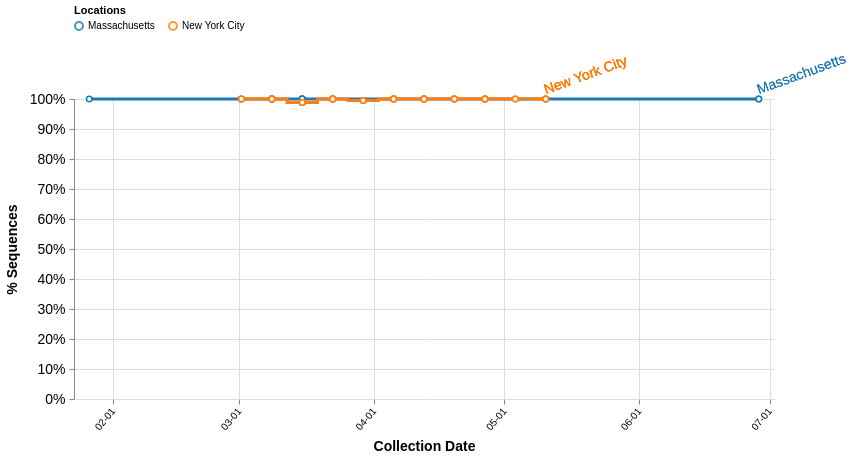

Vega-Lite specification stored for this chart:
### Vega specification from a JSON file in a GitHub repository (floating-point values rounded to 4 significant figures; data arrays with more than 128 entries replaced by an {"elided": "..."} marker saying what was removed)
{"$schema": "https://vega.github.io/schema/vega/v5.json", "description": "A basic line chart example.", "width": 700, "height": 300, "padding": 5, "signals": [{"name": "skipFiltering", "value": false}, {"name": "interpolate", "value": "step"}, {"name": "dateRangeStart", "value": 1575158400000, "comment": "Along with dateRangeEnd, these are hard limits on the dates shown. May need to update when we hit 2021. Dates are in milliseconds, unix epoch"}, {"name": "dateRangeEnd", "value": 1609372800000}, {"name": "dateBin", "value": 604800000, "comment": "Binning of observations by date, where date is in milliseconds. Default is 1 day (1000 * 60 * 60 * 24 = 86400000). This should never be less than a day. This is passed to the bin transform of cases_by_date_and_group. (1 week = 604800000)"}, {"name": "cumulativeWindow", "value": [0, 0]}, {"name": "yField", "value": "cases_norm"}, {"name": "yLabel", "value": "% Sequences"}, {"name": "yFormat", "value": "%"}, {"name": "tooltipCountFormat", "value": ".1%"}, {"name": "hoverLocation", "value": null, "on": [{"events": {"merge": [{"markname": "locationlines", "type": "mouseover", "consume": true}, {"markname": "locationdots", "type": "mouseover", "consume": true}, {"markname": "locationlabel", "type": "mouseover", "consume": true}]}, "update": "{location: datum.location}", "force": true}, {"events": {"merge": [{"markname": "locationlines", "type": "mouseout", "consume": true}, {"markname": "locationdots", "type": "mouseout", "consume": true}, {"markname": "locationlabel", "type": "mouseout", "consume": true}]}, "update": "null", "force": true}]}, {"name": "clear", "value": true, "comment": "If clicking on anything but a grouped bar, then clear the selection (by clearing the 'selection' data object)", "on": [{"events": "mouseup[!event.item]", "update": "true", "force": true}]}, {"name": "shift", "value": false, "comment": "Track whether or not the shift key is pressed. Used to select multiple groups by holding down shift before clicking", "on": [{"events": {"merge": [{"markname": "locationlines", "type": "click"}, {"markname": "locationdots", "type": "click"}, {"markname": "locationlabel", "type": "click"}]}, "update": "event.shiftKey", "force": true}, {"events": "@legendLabel:click, @legendSymbol:click", "update": "{location: datum.value}", "force": true}]}, {"name": "clicked", "value": null, "comment": "Track clicks on the group bars, for selection purposes", "on": [{"events": {"merge": [{"markname": "locationlines", "type": "click"}, {"markname": "locationdots", "type": "click"}, {"markname": "locationlabel", "type": "click"}]}, "update": "{location: datum.location}", "force": true}, {"events": "@legendLabel:click, @legendSymbol:click", "update": "{location: datum.value}", "force": true}]}], "data": [{"name": "selectedGroups", "values": [{"group": "S|614|D|G"}, {"group": "Reference"}]}, {"name": "location_data", "format": {"parse": {"location": "string", "cases_sum": "number", "location_counts": "number", "location_date_count": "number", "date": "date:'%Q'"}}, "values": {"elided": "154 records"}, "transform": [{"type": "filter", "expr": "skipFiltering || indata('selectedGroups', 'group', datum.group) || length(data('selectedGroups')) == 0"}, {"type": "aggregate", "groupby": ["location", "date"], "fields": ["cases_sum", "location_date_count"], "ops": ["sum", "max"], "as": ["cases_sum", "location_date_count"]}, {"comment": "Bin observations by date. The width of each bin is determined by the signal dateBin. Since the most detail in the date from GISAID is by day, the bin shouldn't ever be smaller than a day.", "type": "bin", "field": "date", "extent": [{"signal": "dateRangeStart"}, {"signal": "dateRangeEnd"}], "step": {"signal": "dateBin"}, "as": ["day_start", "day_end"]}, {"type": "window", "sort": {"field": "day_start"}, "groupby": ["location"], "ops": ["sum", "sum"], "fields": ["cases_sum", "location_date_count"], "as": ["cases_sum_agg", "location_date_count_agg"], "frame": {"signal": "cumulativeWindow"}}, {"type": "collect", "sort": {"field": ["location", "day_start"], "order": ["ascending", "ascending"]}}, {"type": "formula", "expr": "datum.cases_sum_agg / datum.location_date_count_agg", "as": "cases_norm"}, {"comment": "Recalculate the day_end from the day_start and dateBin, since the imputation can't work on more than one field at once.", "type": "formula", "expr": "datum.day_start + dateBin", "as": "day_end"}, {"type": "formula", "expr": "datum.day_start + (dateBin / 2)", "as": "day_middle"}]}, {"name": "selected", "comment": "A list of groups that are selected", "on": [{"trigger": "clear", "remove": true}, {"trigger": "!shift", "remove": true}, {"trigger": "!shift && clicked", "insert": "clicked"}, {"trigger": "shift && clicked", "toggle": "clicked"}]}], "scales": [{"name": "xscale", "type": "time", "range": "width", "domain": {"fields": [{"data": "location_data", "field": "day_start"}, {"data": "location_data", "field": "day_end"}]}}, {"name": "yscale", "type": "linear", "range": "height", "nice": true, "zero": true, "domain": {"data": "location_data", "field": {"signal": "yField"}}}, {"name": "color", "type": "ordinal", "range": {"scheme": "category10"}, "domain": {"data": "location_data", "field": "location"}}], "axes": [{"orient": "bottom", "scale": "xscale", "format": "%m-%d", "zindex": 0, "grid": true, "gridScale": "yscale", "gridColor": "#DDD", "labelAngle": 310, "labelAlign": "right", "labelBaseline": "middle", "labelPadding": 5, "title": "Collection Date", "titleFontSize": 14, "titlePadding": 8}, {"orient": "left", "scale": "yscale", "format": {"signal": "yFormat"}, "grid": true, "gridScale": "xscale", "gridColor": "#DDD", "labelFontSize": 14, "labelPadding": 4, "title": {"signal": "yLabel"}, "titleFontSize": 14, "titlePadding": 10}], "legends": [{"stroke": "color", "title": "Locations", "orient": "top", "direction": "vertical", "columns": 8, "encode": {"symbols": {"name": "legendSymbol", "interactive": true, "update": {"fill": {"value": "transparent"}, "strokeWidth": {"value": 2}, "opacity": [{"test": "!length(data('selected')) || indata('selected', 'location', datum.value)", "value": 0.8}, {"value": 0.15}], "size": {"value": 64}}}, "labels": {"name": "legendLabel", "interactive": true, "update": {"opacity": [{"test": "!length(data('selected')) || indata('selected', 'location', datum.value)", "value": 1}, {"value": 0.25}]}}}}], "marks": [{"name": "layer0", "type": "group", "from": {"facet": {"name": "series", "data": "location_data", "groupby": "location"}}, "data": [{"name": "label", "source": "series", "transform": [{"type": "joinaggregate", "fields": ["day_middle"], "ops": ["max"], "as": ["max_day"]}, {"type": "filter", "expr": "datum.day_middle == datum.max_day"}]}], "marks": [{"name": "locationlines", "type": "line", "from": {"data": "series"}, "encode": {"enter": {"strokeWidth": {"value": 3}, "strokeMiterLimit": {"value": 2}, "strokeCap": {"value": "round"}}, "update": {"interpolate": {"signal": "interpolate"}, "x": {"scale": "xscale", "field": "day_middle"}, "y": {"scale": "yscale", "field": {"signal": "yField"}}, "stroke": [{"test": "(!length(data('selected')) || indata('selected', 'location', datum.location)) && (datum.cases_sum_agg > 0)", "scale": "color", "field": "location"}, {"value": "#CCC"}], "strokeOpacity": [{"test": "hoverLocation && hoverLocation.location == datum.location", "value": 0.6}, {"value": 1.0}], "zindex": [{"test": "hoverLocation && hoverLocation.location == datum.location", "value": 3}, {"value": 1}]}}}, {"name": "locationdots", "type": "symbol", "from": {"data": "series"}, "encode": {"enter": {"size": {"value": 30}, "fill": {"value": "#fff"}, "strokeWidth": {"value": 1.5}}, "update": {"x": {"scale": "xscale", "field": "day_middle"}, "y": {"scale": "yscale", "field": {"signal": "yField"}}, "stroke": [{"test": "(!length(data('selected')) || indata('selected', 'location', datum.location)) && (datum.cases_sum_agg > 0)", "scale": "color", "field": "location"}, {"value": "#CCC"}], "strokeOpacity": [{"test": "hoverLocation && hoverLocation.location == datum.location", "value": 0.6}, {"value": 1.0}], "zindex": [{"test": "hoverLocation && hoverLocation.location == datum.location", "value": 3}, {"value": 1}], "tooltip": {"signal": "{title: datum.location, 'Sequences': format(datum[yField], tooltipCountFormat), 'Collection date': timeFormat(datum.day_start, '%b %d %Y')}"}}}}, {"name": "locationlabel", "type": "text", "from": {"data": "label"}, "encode": {"enter": {"dy": {"value": -5}, "fontSize": {"value": 14}, "angle": {"value": 340}, "zindex": {"value": 5}}, "update": {"x": {"scale": "xscale", "field": "day_middle", "offset": 2}, "y": {"scale": "yscale", "field": {"signal": "yField"}}, "text": {"field": "location"}, "fill": [{"test": "(!length(data('selected')) || indata('selected', 'location', datum.location)) && (datum.cases_sum_agg > 0)", "scale": "color", "field": "location"}, {"value": "#ccc"}], "fillOpacity": [{"test": "hoverLocation && hoverLocation.location == datum.location", "value": 0.6}, {"value": 1}]}}}]}]}
